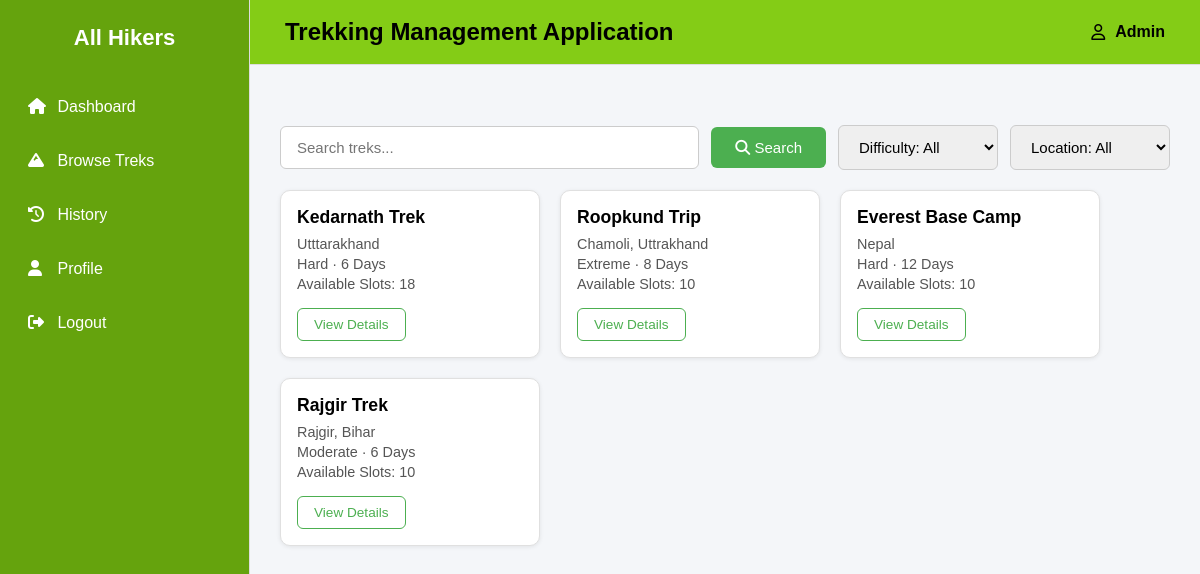
The app's page /user_dashboard/browse_treks, older data.
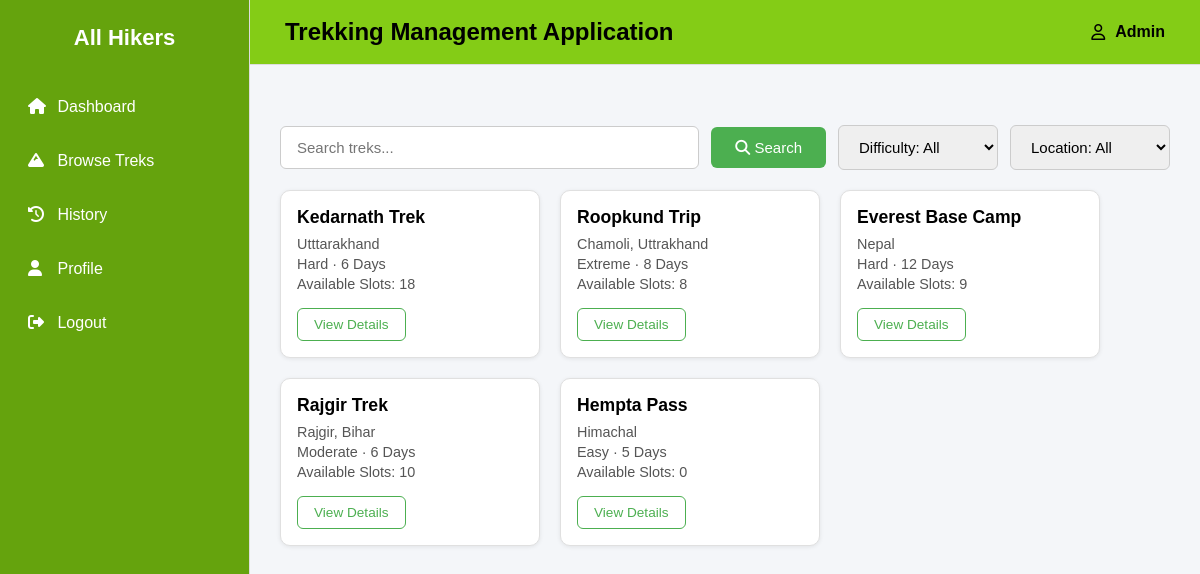
The same page, newer data.
### backend/models.py (models this page shows)
class Trek(db.Model):
    __tablename__="trek"
    id = db.Column(db.Integer,primary_key=True)
    trek_name = db.Column(db.String,nullable=False)
    location = db.Column(db.String,nullable=False)
    difficulty = db.Column(db.String,nullable=False)
    duration_days = db.Column(db.Integer,nullable=False)
    available_slots = db.Column(db.Integer,nullable=False)
    assigned_staff_id = db.Column(db.Integer, db.ForeignKey("staff_profile.id"),nullable=True)
    status = db.Column(db.String,default="Available")
    start_date = db.Column(db.Date,nullable=False)
    end_date = db.Column(db.Date,nullable=False)
    bookings=db.relationship("Booking",cascade="all,delete",backref="trek",lazy=True) #Trek can access all of its bookings

### backend/controllers.py (the view)
@auth_bp.route('/user_dashboard/browse_treks')
def browse_treks():
    search = request.args.get('search', '')
    difficulty = request.args.get('difficulty', '')
    location = request.args.get('location', '')
    query = Trek.query
    if search:
        query = query.filter(Trek.trek_name.ilike(f'%{search}%'))
    if difficulty:
        query = query.filter(Trek.difficulty.ilike(f'%{difficulty}%'))
    if location:
        query = query.filter(Trek.location.ilike(f'%{location}%'))
    treks = query.all()
    return render_template('browse_treks.html', treks=treks)

### templates/browse_treks.html (shortened to what this page needs)
{% extends "base.html" %}
{% block content %}
    <form method="GET" action="{{ url_for('auth.browse_treks') }}" class="filter-form">
        <input type="text" name="search" placeholder="Search treks..." value="{{ request.args.get('search', '') }}">
        <button type="submit"><i class="fa-solid fa-magnifying-glass"></i> Search</button>
        <select name="difficulty" onchange="this.form.submit()">
            <option value="">Difficulty: All</option>
        </select>
        <select name="location" onchange="this.form.submit()">
            <option value="">Location: All</option>
        </select>
    </form>
    <div class="trek-grid">
        {% if treks %}
            {% for trek in treks %}
                <div class="trek-card">
                    <h3>{{ trek.trek_name }}</h3>
                    <p class="trek-location">{{ trek.location }}</p>
                    <p class="trek-meta">{{ trek.difficulty|capitalize }} · {{ trek.duration_days }} Days</p>
                    <p class="trek-slots">Available Slots: {{ trek.available_slots }}</p>
                    <a href="{{ url_for('auth.trek_details', trek_id=trek.id) }}" class="btn-view-details">View Details</a>
                </div>
            {% endfor %}
        {% else %}
            <p class="no-treks-found">No treks match your filters.</p>
        {% endif %}
    </div>
{% endblock %}

Row changes from the older to the newer data that the page shows:
changed Trek "Roopkund Trip": available_slots "10" → "8"
changed Trek "Everest Base Camp": available_slots "10" → "9"
added Trek: trek_name "Hempta Pass", location "Himachal", difficulty "Easy", duration_days "5", available_slots "0"
